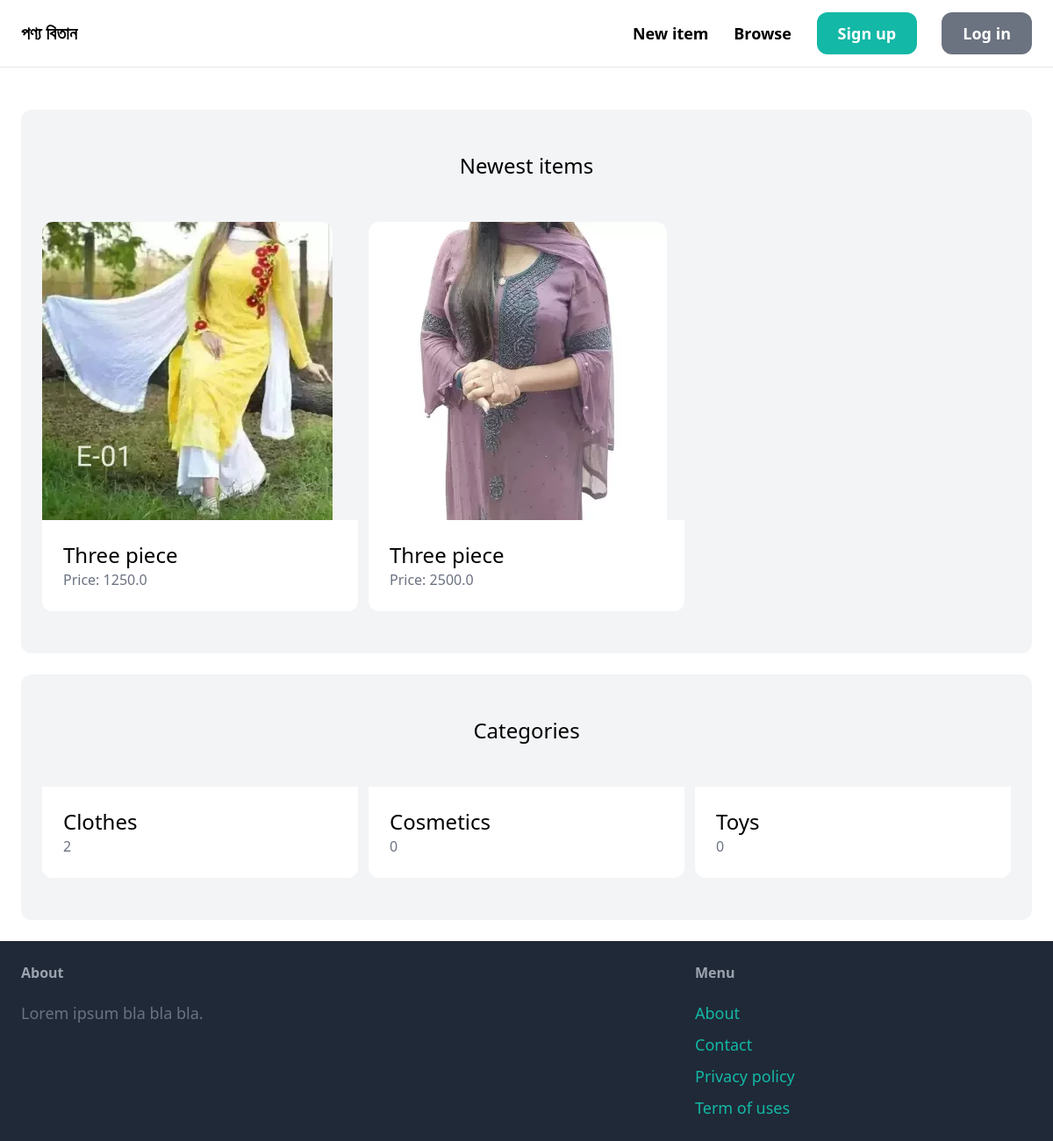
The app's page /, older data.
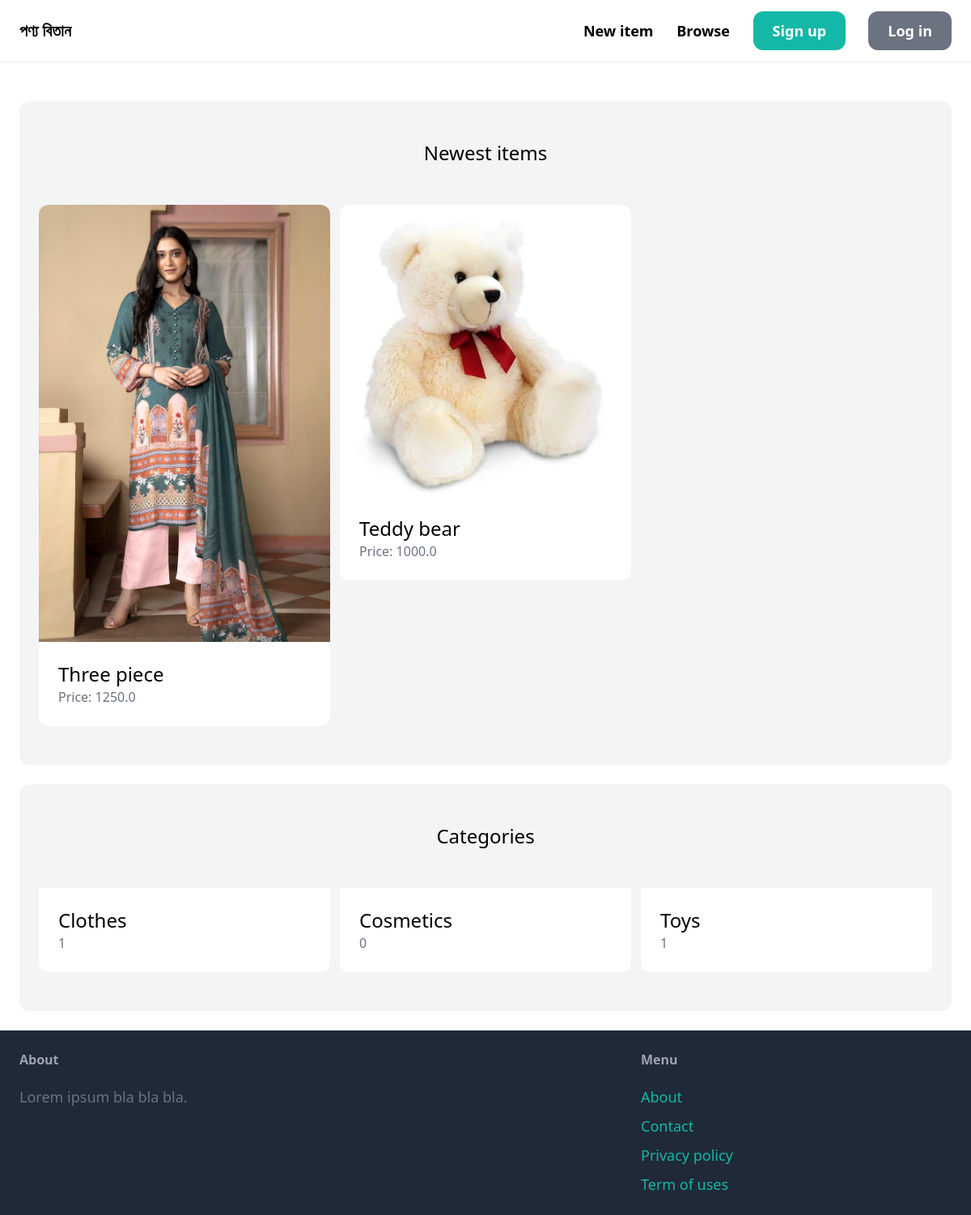
The same page, newer data.
### item/models.py (models this page shows, shortened)
class Item(models.Model):
    category = models.ForeignKey(
        Category, related_name='items', on_delete=models.CASCADE)
    name = models.CharField(max_length=255)
    description = models.TextField(blank=True, null=True)
    price = models.FloatField()
    image = models.ImageField(upload_to='item_images', blank=True, null=True)
    is_sold = models.BooleanField(default=False)
    created_by = models.ForeignKey(
        User, related_name='items', on_delete=models.CASCADE)
    creation_time = models.DateTimeField(auto_now_add=True)

class Category(models.Model):
    name = models.CharField(max_length=255)
    class Meta:
        ordering = ('name',)
        verbose_name_plural = 'Categories'

### core/views.py (the view)
# urls.py: path('', views.index, name='index'),
def index(request):
    items = Item.objects.filter(is_sold=False)[0:6]
    categories = Category.objects.all()
    return render(request, 'core/index.html', {
        'categories': categories,
        'items': items,
    })

### core/templates/core/index.html (shortened to what this page needs)
{% extends "core/base.html" %}
{% block content %}
    <div class = "mt-6 px-6 py-12 bg-gray-100 rounded-xl">
        <h2 class="mb-12 text-2xl text-center">Newest items</h2>
        <div class="grid grid-cols-3 gap-3">
            {% for item in items %}
                <div>
                    <a href="{% url 'item:detail' item.id%}">
                        <div>
                            <img src="{{item.image.url}}" class = "rounded-t-xl">
                        </div>
                        <div class ="p-6 bg-white rounded-b-xl">
                            <h2 class ="text-2xl"> {{item.name}} </h2>
                            <p class="text-gray-500">Price: {{item.price}}</p>
                        </div>
                    </a>
                </div>
            {% endfor %}
        </div>
    </div>
    <div class = "mt-6 px-6 py-12 bg-gray-100 rounded-xl">
        <h2 class="mb-12 text-2xl text-center">Categories</h2>
        <div class="grid grid-cols-3 gap-3">
            {% for category in categories%}
            <div>
                <a href="">
                    <div class ="p-6 bg-white rounded-b-xl">
                        <h2 class ="text-2xl"> {{category.name}} </h2>
                        <p class="text-gray-500">{{category.items.count}}</p>
                    </div>
                </a>
            </div>
            {% endfor %}
        </div>
    </div>
{% endblock %}

Row changes from the older to the newer data that the page shows:
removed Item: image (picture), name "Three piece", price "1250.0"
removed Item: image (picture), name "Three piece", price "2500.0"
added Item: image (picture), name "Three piece", price "1250.0"
added Item: image (picture), name "Teddy bear", price "1000.0"
computed for Category "Clothes": items.count "2" → "1"
computed for Category "Toys": items.count "0" → "1"
